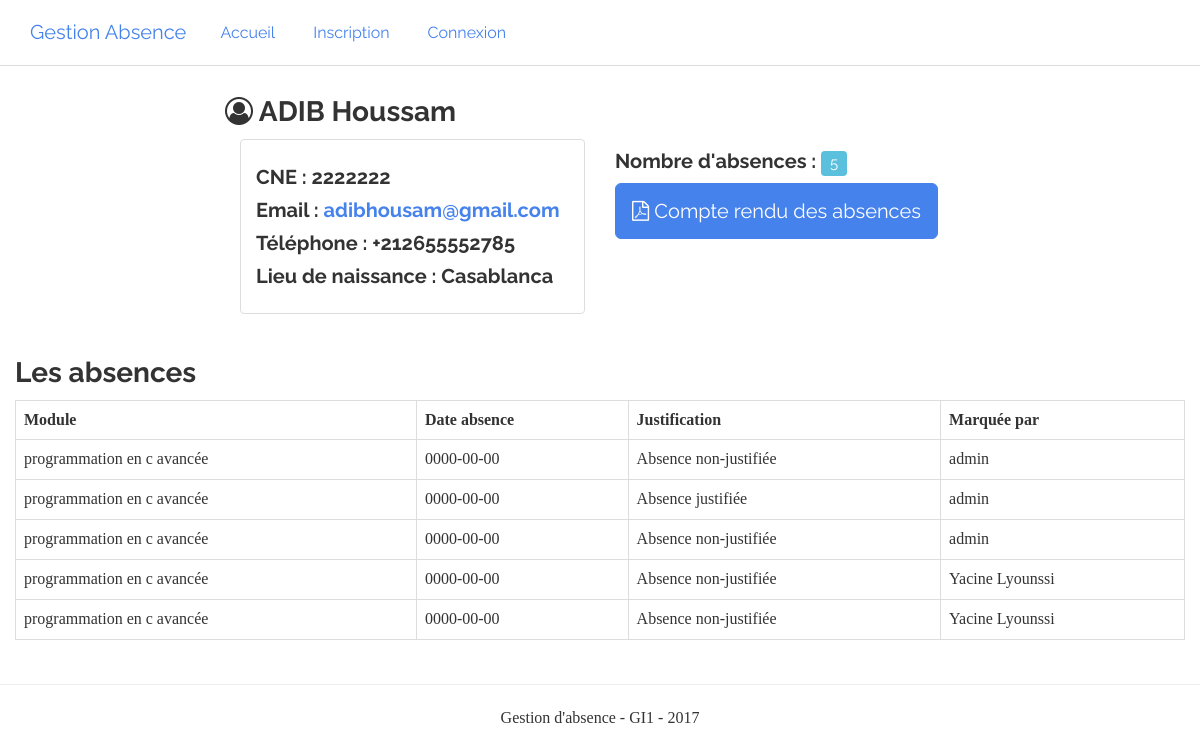
The app's page /etudiant.php?id=2 with its own data.
### tables this page shows
CREATE TABLE IF NOT EXISTS `etudiant` (
  `id` int(11) NOT NULL AUTO_INCREMENT,
  `id_user` int(11) NOT NULL,
  `cin` varchar(255) NOT NULL,
  `nom` varchar(255) NOT NULL,
  `cne` varchar(255) NOT NULL,
  `prenom` varchar(255) NOT NULL,
  `date_naissance` date NOT NULL,
  `adresse` text NOT NULL,
  `lieu_naissance` varchar(255) NOT NULL,
  `telephone` varchar(255) NOT NULL,
  `email` varchar(255) NOT NULL,
  PRIMARY KEY (`id`),
  KEY `id_user` (`id_user`)
);

CREATE TABLE IF NOT EXISTS `absence` (
  `id` int(11) NOT NULL AUTO_INCREMENT,
  `id_etudiant` int(11) NOT NULL,
  `crn_horaire` varchar(255) NOT NULL,
  `type_absence` varchar(255) NOT NULL,
  `is_old` tinyint(1) NOT NULL DEFAULT '0',
  `module` varchar(255) DEFAULT NULL,
  `professeur` int(11) DEFAULT NULL,
  `date_absence` date DEFAULT NULL,
  PRIMARY KEY (`id`),
  KEY `id_etudiant` (`id_etudiant`)
);

### files/functions.php (called while the page is built, shortened)
<?php
function database()
{
    $host = "127.0.0.1";
    $username = "root";
    $password = "";
    $database = "gab";
    $db = new PDO("mysql:host=" . $host . ";dbname=" . $database, $username, $password,
        array(
            PDO::MYSQL_ATTR_INIT_COMMAND => 'SET NAMES UTF8',
            PDO::ATTR_ERRMODE => PDO::ERRMODE_SILENT
        )
    );
    return $db;
}
function getEtudiant($id)
{
    $student = "";
    $db = database();
    $sttm = $db->prepare("SELECT * FROM etudiant where id=:id");
    $sttm->bindParam(':id', $id);
    if ($sttm->execute()) {
        $student = $sttm->fetch(PDO::FETCH_ASSOC);
        return $student;
    }
    return $student;
}
function calculerAbsences($id)
{
    $nombreAbsences = 0;
    $db = database();
    $sttm = $db->prepare("SELECT count(id_etudiant) FROM absence where id_etudiant=:id and is_old=0 ");
    $sttm->bindParam(':id', $id);
    if ($sttm->execute()) {
        $nombreAbsences = $sttm->fetch(PDO::FETCH_ASSOC);
        return $nombreAbsences;
    }
    return $nombreAbsences;
}
function listAbsenceParEtudiant($id)
{
    $absences_ = $absences = [];
    $db = database();
    $sttm = $db->prepare("SELECT * FROM absence where id_etudiant=:id and is_old=0");
    $sttm->bindParam(":id", $id);
    if ($sttm->execute()) {
        $absences_ = $sttm->fetchAll();
        foreach ($absences_ as $a) {
            $sttm2 = $db->prepare("SELECT * FROM professeur where id=:id");
            $sttm2->bindParam(":id", $a["professeur"]);
            if ($sttm2->execute()) {
                $professeur = $sttm2->fetch(PDO::FETCH_ASSOC);
                if(!empty($professeur))
                {
                    $a["nom_prof"] = $professeur["nom"];
                    $a["prenom_prof"] = $professeur["prenom"];
                }else{
                    $a['nom_prof'] = 'admin';
                    $a['prenom_prof'] = '';
                }
                $absences [] = $a;
            }
        }
        return $absences;
    }
    return $absences;
}

### etudiant.php (the view, shortened to what this page needs)
<?php
require "header.php";
$etudiant = getEtudiant($_GET["id"]);
$nombreAbsences = calculerAbsences($_GET["id"]);
$absences = listAbsenceParEtudiant($_GET["id"]);
?>
<div class="container">
    <div class="row">
        <div class="col-md-8 col-md-offset-2">
            <h3><i class="fa fa-user-circle-o"></i> <?=$etudiant["nom"] ?> <?=$etudiant["prenom"] ?></h3>
            <div class="col-md-6">
                <div class="panel panel-default">
                    <div class="panel-body">
                        <h4>CNE : <?= $etudiant["cne"]; ?></h4>
                        <h4>Email : <a target="_blank" href="mailto:<?=$etudiant["email"]; ?>"><?= $etudiant["email"]; ?></a></h4>
                        <h4>Téléphone : <?= $etudiant["telephone"]; ?></h4>
                        <h4>Lieu de naissance : <?= $etudiant["lieu_naissance"]; ?></h4>
                    </div>
                </div>
            </div>
            <div class="col-md-6">
                <h4>Nombre d'absences : <span class="label label-info"><?=$nombreAbsences["count(id_etudiant)"] ?></span></h4>
                <div class="form-group">
                    <a href="absence_etudiant_pdf.php?id=<?=$etudiant["id"]; ?>" class="btn btn-primary btn-lg"><i class="fa fa-file-pdf-o"></i> Compte rendu des absences</a>
                </div>
            </div>
        </div>
    </div>
    <div class="row">
        <h3>Les absences</h3>
        <table class="table table-bordered" >
            <tr>
                <th>Module</th>
                <th>Date absence</th>
                <th>Justification</th>
                <th>Marquée par</th>
            </tr>
            <?php foreach($absences as $a): ?>
            <tr>
                <td><?=$a["module"] ?></td>
                <td><?=$a["date_absence"] ?></td>
                <td><?=$a["type_absence"] ?></td>
                <td><?=$a["nom_prof"] ?> <?=$a["prenom_prof"] ?></td>
            </tr>
            <?php endforeach; ?>
        </table>
    </div>
</div>
<?php require "footer.php"; ?>

### css/styles.css (style rules this page uses)
body { padding-top: 75px; }

### records on screen
etudiant: nom "ADIB", prenom "Houssam", cne "2222222", email "adibhousam@gmail.com", telephone "+212655552785", lieu_naissance "Casablanca"
absence: module "programmation en c avancée", date_absence "0000-00-00", type_absence "Absence non-justifiée", nom_prof "admin"
absence: module "programmation en c avancée", date_absence "0000-00-00", type_absence "Absence justifiée", nom_prof "admin"
absence: module "programmation en c avancée", date_absence "0000-00-00", type_absence "Absence non-justifiée", nom_prof "admin"
absence: module "programmation en c avancée", date_absence "0000-00-00", type_absence "Absence non-justifiée", nom_prof "Yacine", prenom_prof "Lyounssi"
absence: module "programmation en c avancée", date_absence "0000-00-00", type_absence "Absence non-justifiée", nom_prof "Yacine", prenom_prof "Lyounssi"

### other values on screen
$nombreAbsences["count(id_etudiant)"] "5"
